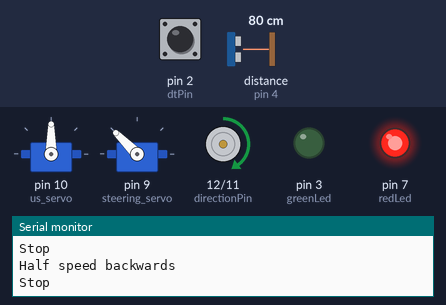
Recording of a sketch running on a simulated Arduino Uno, built with avr-gcc and run on an emulated ATmega328P. Parts: 2 × servo, direction and speed pins drawn as motors (green arrow = direction pin HIGH = forward, orange = LOW = backward, longer = more drive), output pins drawn as LEDs (lit = HIGH), the last lines printed to the serial monitor. Wiring (inferred from the names in the program): ultrasonic range finder: trigger pin 5; echo pin 4. The test bench sets the inputs (shaded band); at power-on: distance to the obstacle (sensor on pin 4) 80 cm, pin 2 (dtPin) HIGH. The echo pulse lasts 58.3 µs per cm; pins used as bus, display or sensor lines are not drawn.

Above: at 6.4 s.
6.5 s: distance to the obstacle (sensor on pin 4) set to 49 cm
At 8.5 s:
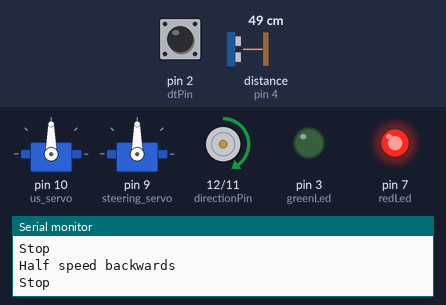
24.6 s: distance to the obstacle (sensor on pin 4) set to 40 cm
At 25.5 s:
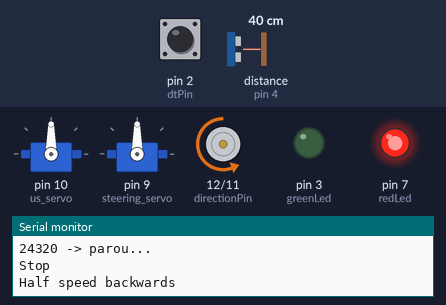
40.8 s: distance to the obstacle (sensor on pin 4) set to 60 cm
At 50.5 s:
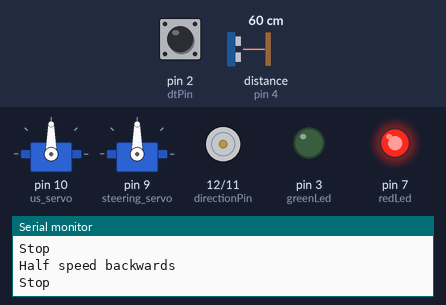
Timing chart, 0 to 52.7 s (numbered marks = the images above; inputs shaded):
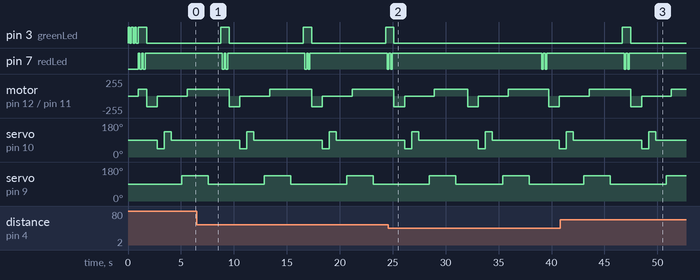

The sketch:

carro_motor_aceleracao.ino
```cpp
#include <Servo.h>


Servo us_servo;  // create servo object to control the ultrasound servo
Servo steering_servo;  // create servo object to control the steering wheel servo


int pos = 0;    // variable to store the servo position

int inputPin=4;  // connect digital I/O 4 to the ECHO/Rx Pin
int outputPin=5; // connect digital I/O 5 to the TRIG/TX Pin
int greenLed=3;
int redLed=7;

// H-bridge pins
int speedPin = 11;
int directionPin = 12;

//int relayPin=11;
int us_echo, us_echo_dir, us_echo_esq;
int min_distance = 45;   // Distancia de echo considerado obstáculo
int max_distance = 200;  // Eco a partir do qual distancia é considerada infinita
int tempo_curva = 2000;  // Tempo durante o qual direção fica virada em curva

/* ------ Variaveis e constantes do Conta-Giros ------- */
int   dtPin = 2;                  // Se mudar pino, TEM que mudar a interrupção abaixo
int   interrupcaoContaGiros = 0;  // TEM que ser 0 se dtPin = 2....

unsigned long  ultimaMudanca = 0; // Tempo absoluto na ultima leitura do contagiros
long  intervalo = 0;

const int altaVelocidade = 100;   // Intervalo max. entre leituras para a velocidade ser considerada alta
const int baixaVelocidade = 600;  // Intervalo max. entre leituras para a velocidade ser considerada baixa
int  velocidade;
/* -------------------------------------------------------*/


/*==============================================
         Analog motor control functions
           (employs H-bridge L298N)
  ==============================================*/
void praFrente()
{
 Serial.print("Full speed forward\n");
 digitalWrite(directionPin, HIGH); // Set direction as forward
 analogWrite(speedPin, 0); // Set the speed as full
}

void devagarPraFrente()
{
 //Serial.print("Half speed forward\n");
 digitalWrite(directionPin, HIGH); // Set direction as forward
 analogWrite(speedPin, 100); // Set the speed as half
}

void praTras()
{
 Serial.print("Full speed backwards\n");
 digitalWrite(directionPin, LOW ); // Set direction as reverse
 analogWrite(speedPin, 255); // Set the speed as full speed
}

void devagarPraTras()
{
 Serial.print("Half speed backwards\n");
 digitalWrite(directionPin, LOW ); // Set direction as reverse
 analogWrite(speedPin, 160); // Set the speed as half speed
}

void parar()
{
 Serial.print("Stop\n");
 analogWrite(speedPin, 0); // Set the speed to stop
}

/*==============================================
         Ultrassound pinging functions
  ==============================================*/
int ping()
{
  int firstEcho;
  int secondEcho;
  int thirdEcho;
  int distance;
  int distance_cm;

  // first echo
  digitalWrite(outputPin, LOW);  // send low pulse for 2μs
  delayMicroseconds(2);
  digitalWrite(outputPin, HIGH); // send high pulse for 10μs
  delayMicroseconds(15);
  digitalWrite(outputPin, LOW);  // back to low pulse
  distance = pulseIn(inputPin, HIGH);  // read echo value
  firstEcho= distance/29/2;  // in cm
  // Serial.print(firstEcho);
  delay(50);
  // second echo
  digitalWrite(outputPin, LOW);  // send low pulse for 2μs
  delayMicroseconds(2);
  digitalWrite(outputPin, HIGH); // send high pulse for 10μs
  delayMicroseconds(15);
  digitalWrite(outputPin, LOW);  // back to low pulse
  distance = pulseIn(inputPin, HIGH);  // read echo value
  secondEcho= distance/29/2;  // in cm
  /* Serial.print("  ");
  Serial.print(secondEcho); */
  delay(50);
  // third echo
  digitalWrite(outputPin, LOW);  // send low pulse for 2μs
  delayMicroseconds(2);
  digitalWrite(outputPin, HIGH); // send high pulse for 10μs
  delayMicroseconds(15);
  digitalWrite(outputPin, LOW);  // back to low pulse
  distance = pulseIn(inputPin, HIGH);  // read echo value
  thirdEcho= distance/29/2;  // in cm
  /* Serial.print("  ");
  Serial.println(thirdEcho); */
  delay(50);
  if ((firstEcho < min_distance) && (secondEcho < min_distance) && (thirdEcho < min_distance))
    {
      return((firstEcho + secondEcho + thirdEcho) / 3);
    }
  else
    {
      return(max_distance);
    }
}

void us_direita() {
    us_servo.write(45);
    delay (500);
}

void us_esquerda() {
    us_servo.write(135);
    delay (500);
}


// ATTENTION: Steering servo is mounted inverted in relation to the US servo

void steering_direita() {
    steering_servo.write(135);
    delay (500);
}

void steering_esquerda() {
    steering_servo.write(45);
    delay (500);
}

/* ================================================ */
void reageObstaculo()
/*
  Dá marcha a ré (por via das dúvidas)
  Troca para luz vermelha.
  Avalia distancias direita e esquerda.
  Escolhe caminho mais livre e faz curva.
  ================================================ */
 {
     // Obstaculo!
     // Muda cores dos LEDs de indicação de modo
     digitalWrite(redLed, HIGH);
     digitalWrite(greenLed, LOW);
     // Para motor
     // digitalWrite(relayPin, LOW);
     parar();
     // Dar a re um pouco...
     devagarPraTras();
     delay(1000);
     parar();
     // Executa varredura sonar...
     // Move servo para direita
     us_direita();
     // Pinga eco direito
     us_echo_dir = ping();
     // Move servo para esquerda
     us_esquerda();
     // Pinga eco esquerdo
     us_echo_esq = ping();
     // Reseta posicao servo US
     us_servo.write(90);
     delay (1000);
     if (us_echo_esq > us_echo_dir)
       {
         steering_esquerda();
       }
     else
       {
         steering_direita();
       }
     // Faz a curva!!!
     // Liga motor (se já estiver ligado, continua ligado...)
     // digitalWrite(relayPin, HIGH);
     devagarPraFrente();
     delay(tempo_curva);
     steering_servo.write(90);  // steer straight ahead
     delay (1000);
 }


/* ==============================================
       Rotinas de propriocepção do veículo

Desenvolvidas para monitorar se o veículo está
andando ou se parou/encalhou...

Desenvolvidas para um goniômetro Keyes KY-40, que
possui 5 saídas:
GND, +, SW (chaveia ao apertar eixo), DT e CLK.

Em nosso código conectamos 3: -/+ e DT a dtPin.
Basta para avaliar velocidade quando não se deseja
saber sentido.

Necessita do artificio de programação feio de
usar uma variável conta-giros global...
   ==============================================*/

/* ============================================== */
int avaliaVelocidade()
/* Retorna 0, 1 ou 2, dependendo se:
   0 -> Parou
   1 -> Está lento (devemos acelerar - achou grama, tapete peludo ou inclinação?)
   2 -> Velocidade nominal atingida....
   ==============================================*/
{
  intervalo = millis() - ultimaMudanca;
  Serial.print(intervalo);
  if (intervalo > altaVelocidade)
    {
      if (intervalo > baixaVelocidade)
      {
        Serial.println(" -> parou...");
        return(0);
      }
      else
      {
        Serial.println(" -> lento...");
        return(1);
      }
    }
  else
    {
      Serial.println(" -> rapido...");
      return(2);
    }
}

/* ============================================== */
void reageRotacao()
/*
     Função chamada por interrupção sempre que o
     goniômetro apresenta uma leitura de rotação.
   ============================================== */
{
   ultimaMudanca = millis();
}

/* ============================================== */
void inicializaContaGiros()
/* ============================================== */
{
  ultimaMudanca = millis();
  pinMode(dtPin, INPUT);
  attachInterrupt(interrupcaoContaGiros, reageRotacao, CHANGE); // encoder pin na interrupção 0 (dtPin = pin 2)
}


/*==============================================
                  Funções Auxiliares
  ==============================================*/
void blinkRed()
{
     digitalWrite(redLed, HIGH);
     delay(160);
     digitalWrite(redLed, LOW);
     delay(160);
     digitalWrite(redLed, HIGH);
     delay(160);
     digitalWrite(redLed, LOW);
     delay(160);
     digitalWrite(redLed, HIGH);
     delay(160);
     digitalWrite(redLed, LOW);
}

void blinkGreen()
{
     digitalWrite(greenLed, HIGH);
     delay(160);
     digitalWrite(greenLed, LOW);
     delay(160);
     digitalWrite(greenLed, HIGH);
     delay(160);
     digitalWrite(greenLed, LOW);
     delay(160);
     digitalWrite(greenLed, HIGH);
     delay(160);
     digitalWrite(greenLed, LOW);
}


/*==============================================
                  Main Setup
  ==============================================*/
void setup()
{
  Serial.begin(9600);
  pinMode(inputPin, INPUT);
  pinMode(outputPin, OUTPUT);
  pinMode(greenLed, OUTPUT);
  pinMode(redLed, OUTPUT);

  // H-bridge pins
  pinMode(directionPin, OUTPUT); // Set Pin directionPin as output, this is the motor direction control
  //pinMode(relayPin, OUTPUT);

  // Servos initialization
  us_servo.attach(10);  // attaches the servo on pin 10 to the servo object that does US scans
  steering_servo.attach(9);  // attaches the servo on pin 9 to the steering wheel servo object

  // Inicialização da propriocepção
  inicializaContaGiros();
  blinkGreen();
  Serial.println("Partindo...");
}


/*==============================================
                  Main Loop
  ==============================================*/
void loop()
{
  us_echo = ping();
  if (us_echo == max_distance)
   {
     // Freie Fahrt!
     digitalWrite(redLed, LOW);
     digitalWrite(greenLed, HIGH);
     // Liga motor (se já estiver ligado, continua ligado...)
     // digitalWrite(relayPin, HIGH);
     devagarPraFrente();
   }
  else
   {
     // Obstaculo!
     reageObstaculo();
   }
  velocidade = avaliaVelocidade();
  if (velocidade == 1)
    {
      //acelera
      praFrente();
      blinkGreen();
      //blinkGreen();
      devagarPraFrente();
    }
  if (velocidade == 0)
    {
      blinkRed();
      //marcha  a ré
      reageObstaculo();
    }
}
```

Measured:
- the behaviour switches between 46 and 45 cm on distance to the obstacle (sensor on pin 4) (found by bisection; images 1 and 2)
- after the input at 24.6 s, pin 3 (greenLed): goes on until 25.1 s, then stays LOW
- after the input at 40.8 s, pin 3 (greenLed): LOW → HIGH after 5.9 s, → LOW 0.80 s later; pin 7 (redLed): alternates HIGH for 0.16 s and LOW for 0.16 s, 4 changes in all, then stays HIGH, starting after 6.1 s
- by itself, pin 3 (greenLed): alternates HIGH for 0.80 s and LOW for 7.0 s
- by itself, servo on pin 9 (steering_servo): alternates 135° for 2.5 s and 90° for 5.3 s
